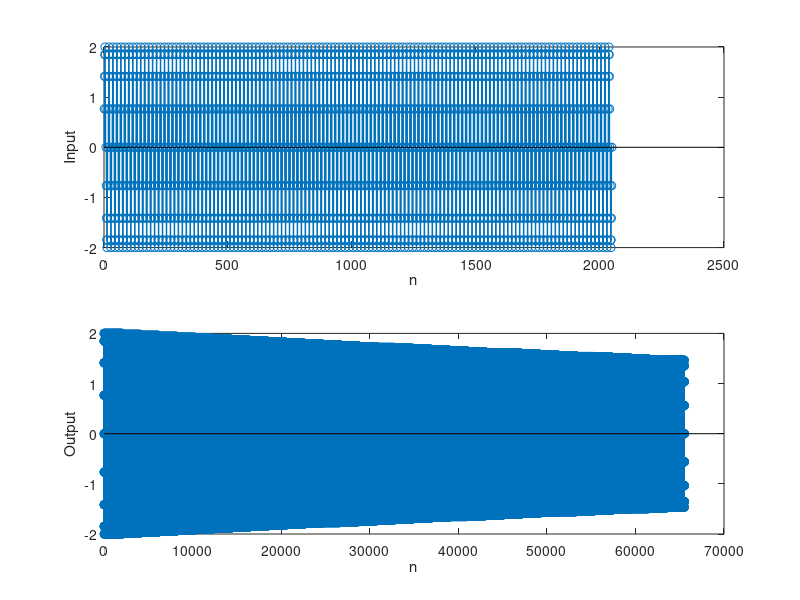

MATLAB code to generate this figure: (Note: this script raises an error after producing the figure.)
% The Karplus Strong Algorithm
fs = 44100;
N = 2048;
n = 1:N;
%x = 2*rand(1,N)-1;
x = 2*sin(2*pi.*n/(N/128));
function y = KarplusStrong(x, N, alpha)
	M = length(x);
	y = zeros(1,N);
	for ii = 1:N
		if (ii<=M)
			y(ii)=x(ii);
		elseif(ii>M)
			y(ii) = alpha.*y(ii-M);
		endif
	endfor
	y = y(1:N);
endfunction

xo = KarplusStrong(x,32*N, 0.99);

subplot(2,1,1)
stem(x)
xlabel('n')
ylabel('Input')
subplot(2,1,2)
stem(xo)
xlabel('n')
ylabel('Output')

player = audioplayer(xo,fs)
play(player)

